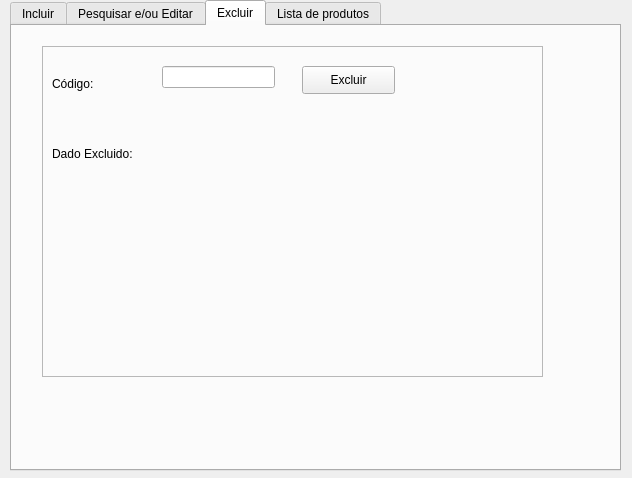
<?xml version="1.0" encoding="UTF-8"?>
<ui version="4.0">
 <class>AdicionarProdutos</class>
 <widget class="QDialog" name="AdicionarProdutos">
  <property name="geometry">
   <rect>
    <x>0</x>
    <y>0</y>
    <width>632</width>
    <height>478</height>
   </rect>
  </property>
  <property name="windowTitle">
   <string>Dialog</string>
  </property>
  <widget class="QTabWidget" name="tabProdutos">
   <property name="geometry">
    <rect>
     <x>10</x>
     <y>0</y>
     <width>611</width>
     <height>471</height>
    </rect>
   </property>
   <property name="toolTip">
    <string>&lt;html&gt;&lt;head/&gt;&lt;body&gt;&lt;p&gt;&lt;br/&gt;&lt;/p&gt;&lt;/body&gt;&lt;/html&gt;</string>
   </property>
   <property name="currentIndex">
    <number>2</number>
   </property>
   <widget class="QWidget" name="tabIncluir">
    <attribute name="title">
     <string>Incluir</string>
    </attribute>
    <widget class="QFrame" name="frame">
     <property name="geometry">
      <rect>
       <x>20</x>
       <y>20</y>
       <width>551</width>
       <height>341</height>
      </rect>
     </property>
     <property name="frameShape">
      <enum>QFrame::StyledPanel</enum>
     </property>
     <property name="frameShadow">
      <enum>QFrame::Raised</enum>
     </property>
     <widget class="QLabel" name="label">
      <property name="geometry">
       <rect>
        <x>0</x>
        <y>30</y>
        <width>55</width>
        <height>16</height>
       </rect>
      </property>
      <property name="text">
       <string>Código:</string>
      </property>
     </widget>
     <widget class="QLineEdit" name="txtCodigoIncluir">
      <property name="geometry">
       <rect>
        <x>120</x>
        <y>20</y>
        <width>113</width>
        <height>22</height>
       </rect>
      </property>
     </widget>
     <widget class="QLabel" name="label_2">
      <property name="geometry">
       <rect>
        <x>0</x>
        <y>90</y>
        <width>71</width>
        <height>16</height>
       </rect>
      </property>
      <property name="text">
       <string>Descrição:</string>
      </property>
     </widget>
     <widget class="QLineEdit" name="txtDescricaoIncluir">
      <property name="geometry">
       <rect>
        <x>120</x>
        <y>80</y>
        <width>381</width>
        <height>22</height>
       </rect>
      </property>
     </widget>
     <widget class="QLabel" name="label_3">
      <property name="geometry">
       <rect>
        <x>0</x>
        <y>150</y>
        <width>81</width>
        <height>16</height>
       </rect>
      </property>
      <property name="text">
       <string>Quantidade:</string>
      </property>
     </widget>
     <widget class="QLineEdit" name="txtQtdeIncluir">
      <property name="geometry">
       <rect>
        <x>120</x>
        <y>150</y>
        <width>113</width>
        <height>22</height>
       </rect>
      </property>
     </widget>
     <widget class="QLineEdit" name="txtPrecoIncluir">
      <property name="geometry">
       <rect>
        <x>120</x>
        <y>210</y>
        <width>113</width>
        <height>22</height>
       </rect>
      </property>
     </widget>
     <widget class="QLabel" name="label_4">
      <property name="geometry">
       <rect>
        <x>0</x>
        <y>210</y>
        <width>111</width>
        <height>16</height>
       </rect>
      </property>
      <property name="text">
       <string>Preço unitário: R$</string>
      </property>
     </widget>
     <widget class="QPushButton" name="btnIncluir">
      <property name="geometry">
       <rect>
        <x>410</x>
        <y>210</y>
        <width>93</width>
        <height>28</height>
       </rect>
      </property>
      <property name="text">
       <string>Incluir</string>
      </property>
     </widget>
    </widget>
   </widget>
   <widget class="QWidget" name="tabPesquisar">
    <attribute name="title">
     <string>Pesquisar e/ou Editar</string>
    </attribute>
    <widget class="QFrame" name="frame_2">
     <property name="geometry">
      <rect>
       <x>50</x>
       <y>50</y>
       <width>521</width>
       <height>391</height>
      </rect>
     </property>
     <property name="frameShape">
      <enum>QFrame::StyledPanel</enum>
     </property>
     <property name="frameShadow">
      <enum>QFrame::Raised</enum>
     </property>
     <widget class="QLabel" name="label_7">
      <property name="geometry">
       <rect>
        <x>10</x>
        <y>30</y>
        <width>55</width>
        <height>16</height>
       </rect>
      </property>
      <property name="text">
       <string>Código:</string>
      </property>
     </widget>
     <widget class="QLineEdit" name="txtCodigoEdit">
      <property name="geometry">
       <rect>
        <x>120</x>
        <y>20</y>
        <width>113</width>
        <height>22</height>
       </rect>
      </property>
     </widget>
     <widget class="QPushButton" name="btnPesquisar">
      <property name="geometry">
       <rect>
        <x>260</x>
        <y>20</y>
        <width>93</width>
        <height>28</height>
       </rect>
      </property>
      <property name="text">
       <string>Pesquisar</string>
      </property>
     </widget>
     <widget class="QFrame" name="frDadosEdit">
      <property name="geometry">
       <rect>
        <x>10</x>
        <y>110</y>
        <width>501</width>
        <height>231</height>
       </rect>
      </property>
      <property name="frameShape">
       <enum>QFrame::StyledPanel</enum>
      </property>
      <property name="frameShadow">
       <enum>QFrame::Raised</enum>
      </property>
      <widget class="QLabel" name="label_12">
       <property name="geometry">
        <rect>
         <x>10</x>
         <y>20</y>
         <width>71</width>
         <height>16</height>
        </rect>
       </property>
       <property name="text">
        <string>Descrição:</string>
       </property>
      </widget>
      <widget class="QLineEdit" name="txtDescricaoEdit">
       <property name="geometry">
        <rect>
         <x>110</x>
         <y>20</y>
         <width>361</width>
         <height>22</height>
        </rect>
       </property>
      </widget>
      <widget class="QLabel" name="label_13">
       <property name="geometry">
        <rect>
         <x>10</x>
         <y>80</y>
         <width>81</width>
         <height>16</height>
        </rect>
       </property>
       <property name="text">
        <string>Quantidade:</string>
       </property>
      </widget>
      <widget class="QLineEdit" name="txtQtdeEdit">
       <property name="geometry">
        <rect>
         <x>110</x>
         <y>70</y>
         <width>113</width>
         <height>22</height>
        </rect>
       </property>
      </widget>
      <widget class="QLineEdit" name="txtPrecoEdit">
       <property name="geometry">
        <rect>
         <x>110</x>
         <y>130</y>
         <width>113</width>
         <height>22</height>
        </rect>
       </property>
      </widget>
      <widget class="QLabel" name="label_14">
       <property name="geometry">
        <rect>
         <x>0</x>
         <y>140</y>
         <width>111</width>
         <height>16</height>
        </rect>
       </property>
       <property name="text">
        <string>Preço unitário: R$</string>
       </property>
      </widget>
      <widget class="QPushButton" name="btnEdit">
       <property name="geometry">
        <rect>
         <x>250</x>
         <y>180</y>
         <width>93</width>
         <height>28</height>
        </rect>
       </property>
       <property name="text">
        <string>Editar</string>
       </property>
      </widget>
     </widget>
    </widget>
   </widget>
   <widget class="QWidget" name="tabExcluir">
    <attribute name="title">
     <string>Excluir</string>
    </attribute>
    <widget class="QFrame" name="frame_6">
     <property name="geometry">
      <rect>
       <x>30</x>
       <y>20</y>
       <width>501</width>
       <height>331</height>
      </rect>
     </property>
     <property name="frameShape">
      <enum>QFrame::StyledPanel</enum>
     </property>
     <property name="frameShadow">
      <enum>QFrame::Raised</enum>
     </property>
     <widget class="QLabel" name="label_16">
      <property name="geometry">
       <rect>
        <x>10</x>
        <y>30</y>
        <width>55</width>
        <height>16</height>
       </rect>
      </property>
      <property name="text">
       <string>Código:</string>
      </property>
     </widget>
     <widget class="QLineEdit" name="txtCodigoExcluir">
      <property name="geometry">
       <rect>
        <x>120</x>
        <y>20</y>
        <width>113</width>
        <height>22</height>
       </rect>
      </property>
     </widget>
     <widget class="QPushButton" name="btnExcluir">
      <property name="geometry">
       <rect>
        <x>260</x>
        <y>20</y>
        <width>93</width>
        <height>28</height>
       </rect>
      </property>
      <property name="text">
       <string>Excluir</string>
      </property>
     </widget>
     <widget class="QLabel" name="label_17">
      <property name="geometry">
       <rect>
        <x>10</x>
        <y>100</y>
        <width>91</width>
        <height>16</height>
       </rect>
      </property>
      <property name="text">
       <string>Dado Excluido:</string>
      </property>
     </widget>
     <widget class="QLabel" name="lblDadosExcluidos">
      <property name="geometry">
       <rect>
        <x>130</x>
        <y>100</y>
        <width>351</width>
        <height>151</height>
       </rect>
      </property>
      <property name="text">
       <string/>
      </property>
     </widget>
    </widget>
   </widget>
   <widget class="QWidget" name="tabListar">
    <attribute name="title">
     <string>Lista de produtos</string>
    </attribute>
    <widget class="QTableWidget" name="twProdutos">
     <property name="geometry">
      <rect>
       <x>20</x>
       <y>50</y>
       <width>541</width>
       <height>381</height>
      </rect>
     </property>
    </widget>
    <widget class="QPushButton" name="btnMostrarLista">
     <property name="geometry">
      <rect>
       <x>470</x>
       <y>10</y>
       <width>93</width>
       <height>28</height>
      </rect>
     </property>
     <property name="text">
      <string>Mostrar Lista</string>
     </property>
    </widget>
   </widget>
  </widget>
 </widget>
 <resources/>
 <connections/>
</ui>
